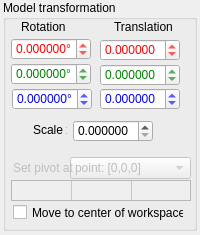
<?xml version="1.0" encoding="UTF-8"?>
<ui version="4.0">
 <class>propModel</class>
 <widget class="QWidget" name="propModel">
  <property name="geometry">
   <rect>
    <x>0</x>
    <y>0</y>
    <width>200</width>
    <height>235</height>
   </rect>
  </property>
  <property name="sizePolicy">
   <sizepolicy hsizetype="Preferred" vsizetype="Preferred">
    <horstretch>0</horstretch>
    <verstretch>0</verstretch>
   </sizepolicy>
  </property>
  <property name="minimumSize">
   <size>
    <width>200</width>
    <height>235</height>
   </size>
  </property>
  <property name="maximumSize">
   <size>
    <width>200</width>
    <height>235</height>
   </size>
  </property>
  <property name="windowTitle">
   <string>Form</string>
  </property>
  <widget class="QGroupBox" name="groupBoxModel">
   <property name="geometry">
    <rect>
     <x>3</x>
     <y>0</y>
     <width>194</width>
     <height>231</height>
    </rect>
   </property>
   <property name="title">
    <string>Model transformation</string>
   </property>
   <widget class="QCheckBox" name="checkCentered">
    <property name="geometry">
     <rect>
      <x>10</x>
      <y>204</y>
      <width>171</width>
      <height>17</height>
     </rect>
    </property>
    <property name="text">
     <string>Move to center of workspace.</string>
    </property>
   </widget>
   <widget class="QLabel" name="label_3">
    <property name="geometry">
     <rect>
      <x>30</x>
      <y>120</y>
      <width>34</width>
      <height>20</height>
     </rect>
    </property>
    <property name="text">
     <string>Scale x</string>
    </property>
   </widget>
   <widget class="QLabel" name="label_2">
    <property name="geometry">
     <rect>
      <x>111</x>
      <y>19</y>
      <width>60</width>
      <height>16</height>
     </rect>
    </property>
    <property name="text">
     <string>Translation</string>
    </property>
   </widget>
   <widget class="QDoubleSpinBox" name="spinRotX">
    <property name="geometry">
     <rect>
      <x>8</x>
      <y>38</y>
      <width>80</width>
      <height>22</height>
     </rect>
    </property>
    <property name="styleSheet">
     <string notr="true">color: rgb(255,0,0)</string>
    </property>
    <property name="suffix">
     <string>°</string>
    </property>
    <property name="decimals">
     <number>6</number>
    </property>
    <property name="minimum">
     <double>-999999.000000000000000</double>
    </property>
    <property name="maximum">
     <double>999999.000000000000000</double>
    </property>
    <property name="singleStep">
     <double>1.000000000000000</double>
    </property>
   </widget>
   <widget class="QLabel" name="label">
    <property name="geometry">
     <rect>
      <x>18</x>
      <y>20</y>
      <width>46</width>
      <height>13</height>
     </rect>
    </property>
    <property name="text">
     <string>Rotation</string>
    </property>
   </widget>
   <widget class="QDoubleSpinBox" name="spinRotY">
    <property name="geometry">
     <rect>
      <x>8</x>
      <y>63</y>
      <width>80</width>
      <height>22</height>
     </rect>
    </property>
    <property name="styleSheet">
     <string notr="true">color: rgb(0, 128, 0);</string>
    </property>
    <property name="suffix">
     <string>°</string>
    </property>
    <property name="decimals">
     <number>6</number>
    </property>
    <property name="minimum">
     <double>-999999.000000000000000</double>
    </property>
    <property name="maximum">
     <double>999999.000000000000000</double>
    </property>
    <property name="singleStep">
     <double>1.000000000000000</double>
    </property>
   </widget>
   <widget class="QDoubleSpinBox" name="spinRotZ">
    <property name="geometry">
     <rect>
      <x>9</x>
      <y>88</y>
      <width>80</width>
      <height>22</height>
     </rect>
    </property>
    <property name="styleSheet">
     <string notr="true">color: rgb(0,0,255)</string>
    </property>
    <property name="suffix">
     <string>°</string>
    </property>
    <property name="decimals">
     <number>6</number>
    </property>
    <property name="minimum">
     <double>-999999.000000000000000</double>
    </property>
    <property name="maximum">
     <double>999999.000000000000000</double>
    </property>
    <property name="singleStep">
     <double>1.000000000000000</double>
    </property>
   </widget>
   <widget class="QDoubleSpinBox" name="spinTransX">
    <property name="geometry">
     <rect>
      <x>97</x>
      <y>39</y>
      <width>80</width>
      <height>22</height>
     </rect>
    </property>
    <property name="styleSheet">
     <string notr="true">color: rgb(255,0,0)</string>
    </property>
    <property name="decimals">
     <number>6</number>
    </property>
    <property name="minimum">
     <double>-999999999.000000000000000</double>
    </property>
    <property name="maximum">
     <double>999999999.000000000000000</double>
    </property>
    <property name="singleStep">
     <double>0.100000000000000</double>
    </property>
   </widget>
   <widget class="QDoubleSpinBox" name="spinTransY">
    <property name="geometry">
     <rect>
      <x>97</x>
      <y>64</y>
      <width>80</width>
      <height>22</height>
     </rect>
    </property>
    <property name="styleSheet">
     <string notr="true">color: rgb(0, 128, 0);</string>
    </property>
    <property name="decimals">
     <number>6</number>
    </property>
    <property name="minimum">
     <double>-999999999.000000000000000</double>
    </property>
    <property name="maximum">
     <double>999999999.000000000000000</double>
    </property>
    <property name="singleStep">
     <double>0.100000000000000</double>
    </property>
   </widget>
   <widget class="QDoubleSpinBox" name="spinTransZ">
    <property name="geometry">
     <rect>
      <x>97</x>
      <y>88</y>
      <width>80</width>
      <height>22</height>
     </rect>
    </property>
    <property name="styleSheet">
     <string notr="true">color: rgb(0,0,255)</string>
    </property>
    <property name="decimals">
     <number>6</number>
    </property>
    <property name="minimum">
     <double>-999999999.000000000000000</double>
    </property>
    <property name="maximum">
     <double>999999999.000000000000000</double>
    </property>
    <property name="singleStep">
     <double>0.100000000000000</double>
    </property>
   </widget>
   <widget class="QDoubleSpinBox" name="spinScale">
    <property name="geometry">
     <rect>
      <x>70</x>
      <y>120</y>
      <width>80</width>
      <height>22</height>
     </rect>
    </property>
    <property name="decimals">
     <number>6</number>
    </property>
    <property name="maximum">
     <double>10000000000000000000000.000000000000000</double>
    </property>
    <property name="singleStep">
     <double>0.100000000000000</double>
    </property>
   </widget>
   <widget class="QTableWidget" name="originCoords">
    <property name="enabled">
     <bool>false</bool>
    </property>
    <property name="geometry">
     <rect>
      <x>8</x>
      <y>180</y>
      <width>180</width>
      <height>21</height>
     </rect>
    </property>
    <property name="verticalScrollBarPolicy">
     <enum>Qt::ScrollBarAlwaysOff</enum>
    </property>
    <property name="horizontalScrollBarPolicy">
     <enum>Qt::ScrollBarAlwaysOff</enum>
    </property>
    <attribute name="horizontalHeaderVisible">
     <bool>false</bool>
    </attribute>
    <attribute name="horizontalHeaderMinimumSectionSize">
     <number>59</number>
    </attribute>
    <attribute name="horizontalHeaderDefaultSectionSize">
     <number>60</number>
    </attribute>
    <attribute name="verticalHeaderVisible">
     <bool>false</bool>
    </attribute>
    <attribute name="verticalHeaderMinimumSectionSize">
     <number>20</number>
    </attribute>
    <attribute name="verticalHeaderDefaultSectionSize">
     <number>20</number>
    </attribute>
    <row>
     <property name="text">
      <string>Nowy wiersz</string>
     </property>
    </row>
    <column>
     <property name="text">
      <string>Nowa kolumna</string>
     </property>
    </column>
    <column>
     <property name="text">
      <string>Nowa kolumna</string>
     </property>
    </column>
    <column>
     <property name="text">
      <string>Nowa kolumna</string>
     </property>
    </column>
   </widget>
   <widget class="QComboBox" name="originType">
    <property name="enabled">
     <bool>false</bool>
    </property>
    <property name="geometry">
     <rect>
      <x>67</x>
      <y>157</y>
      <width>121</width>
      <height>22</height>
     </rect>
    </property>
    <item>
     <property name="text">
      <string>point: [0,0,0]</string>
     </property>
    </item>
    <item>
     <property name="text">
      <string>weight center</string>
     </property>
    </item>
    <item>
     <property name="text">
      <string>bbox center</string>
     </property>
    </item>
   </widget>
   <widget class="QLabel" name="label_4">
    <property name="enabled">
     <bool>false</bool>
    </property>
    <property name="geometry">
     <rect>
      <x>10</x>
      <y>160</y>
      <width>61</width>
      <height>16</height>
     </rect>
    </property>
    <property name="text">
     <string>Set pivot at</string>
    </property>
   </widget>
  </widget>
 </widget>
 <tabstops>
  <tabstop>spinRotX</tabstop>
  <tabstop>spinRotY</tabstop>
  <tabstop>spinRotZ</tabstop>
  <tabstop>spinTransX</tabstop>
  <tabstop>spinTransY</tabstop>
  <tabstop>spinTransZ</tabstop>
  <tabstop>spinScale</tabstop>
  <tabstop>checkCentered</tabstop>
 </tabstops>
 <resources>
  <include location="dpVision.qrc"/>
 </resources>
 <connections>
  <connection>
   <sender>spinRotX</sender>
   <signal>valueChanged(double)</signal>
   <receiver>propModel</receiver>
   <slot>changedRotX(double)</slot>
   <hints>
    <hint type="sourcelabel">
     <x>52</x>
     <y>70</y>
    </hint>
    <hint type="destinationlabel">
     <x>99</x>
     <y>149</y>
    </hint>
   </hints>
  </connection>
  <connection>
   <sender>spinRotY</sender>
   <signal>valueChanged(double)</signal>
   <receiver>propModel</receiver>
   <slot>changedRotY(double)</slot>
   <hints>
    <hint type="sourcelabel">
     <x>52</x>
     <y>95</y>
    </hint>
    <hint type="destinationlabel">
     <x>99</x>
     <y>149</y>
    </hint>
   </hints>
  </connection>
  <connection>
   <sender>spinRotZ</sender>
   <signal>valueChanged(double)</signal>
   <receiver>propModel</receiver>
   <slot>changedRotZ(double)</slot>
   <hints>
    <hint type="sourcelabel">
     <x>53</x>
     <y>120</y>
    </hint>
    <hint type="destinationlabel">
     <x>99</x>
     <y>149</y>
    </hint>
   </hints>
  </connection>
  <connection>
   <sender>spinTransX</sender>
   <signal>valueChanged(double)</signal>
   <receiver>propModel</receiver>
   <slot>changedTraXYZ(double)</slot>
   <hints>
    <hint type="sourcelabel">
     <x>141</x>
     <y>71</y>
    </hint>
    <hint type="destinationlabel">
     <x>99</x>
     <y>149</y>
    </hint>
   </hints>
  </connection>
  <connection>
   <sender>spinTransY</sender>
   <signal>valueChanged(double)</signal>
   <receiver>propModel</receiver>
   <slot>changedTraXYZ(double)</slot>
   <hints>
    <hint type="sourcelabel">
     <x>141</x>
     <y>96</y>
    </hint>
    <hint type="destinationlabel">
     <x>99</x>
     <y>149</y>
    </hint>
   </hints>
  </connection>
  <connection>
   <sender>spinTransZ</sender>
   <signal>valueChanged(double)</signal>
   <receiver>propModel</receiver>
   <slot>changedTraXYZ(double)</slot>
   <hints>
    <hint type="sourcelabel">
     <x>141</x>
     <y>120</y>
    </hint>
    <hint type="destinationlabel">
     <x>99</x>
     <y>149</y>
    </hint>
   </hints>
  </connection>
  <connection>
   <sender>checkCentered</sender>
   <signal>stateChanged(int)</signal>
   <receiver>propModel</receiver>
   <slot>changedCentered(int)</slot>
   <hints>
    <hint type="sourcelabel">
     <x>149</x>
     <y>180</y>
    </hint>
    <hint type="destinationlabel">
     <x>99</x>
     <y>149</y>
    </hint>
   </hints>
  </connection>
  <connection>
   <sender>spinScale</sender>
   <signal>valueChanged(double)</signal>
   <receiver>propModel</receiver>
   <slot>changedScale(double)</slot>
   <hints>
    <hint type="sourcelabel">
     <x>60</x>
     <y>181</y>
    </hint>
    <hint type="destinationlabel">
     <x>99</x>
     <y>149</y>
    </hint>
   </hints>
  </connection>
 </connections>
 <slots>
  <slot>changedRotX(double)</slot>
  <slot>changedRotY(double)</slot>
  <slot>changedRotZ(double)</slot>
  <slot>changedTraXYZ(double)</slot>
  <slot>changedScale(double)</slot>
  <slot>changedCentered(int)</slot>
 </slots>
</ui>
